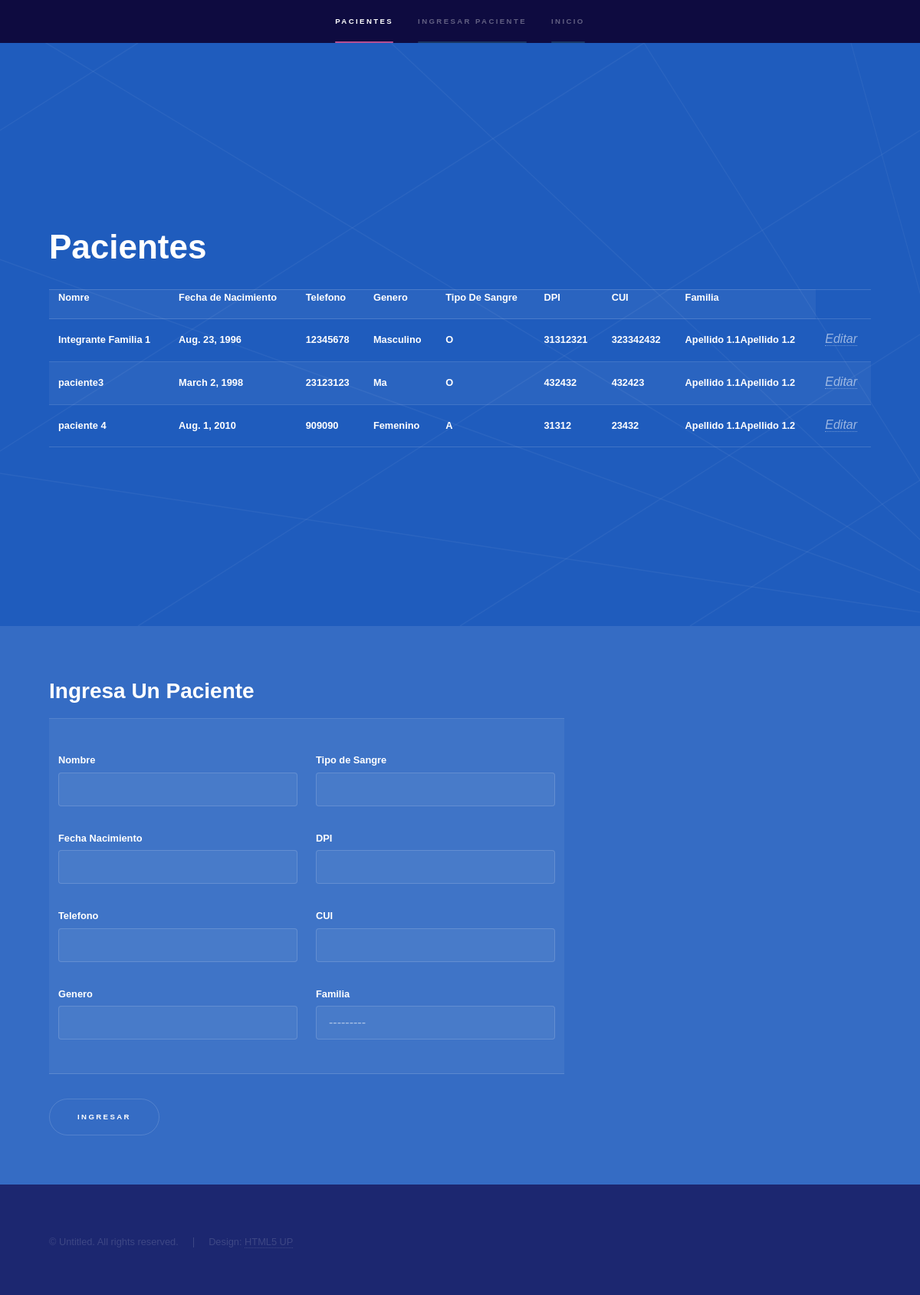
The page /paciente/paciente/ (signed in) on the database its author committed.
### pacientes/models.py (models this page shows, shortened)
class paciente(models.Model):
    nombre = models.CharField(max_length = 45, blank = False)
    fechaNacimiento = models.DateField()
    telefono = models.CharField(max_length = 8 , blank = True)
    genero = models.CharField(max_length = 9 ,blank = False)
    tipoSangre = models.CharField(max_length = 3)
    dpi = models.CharField(max_length = 30 , blank = False)
    cui = models.CharField(max_length = 30 , blank = False)
    idFamilia = models.ForeignKey('familia')

class familia(models.Model):
    primerApellido = models.CharField(max_length = 45 , blank = False)
    segundoApellido = models.CharField(max_length = 45 , blank = False)
    def __str__(self):
        return self.primerApellido + self.segundoApellido

### pacientes/views.py (the view)
# urls.py: url(r'^paciente/',include('pacientes.urls') ),
def paciente(request):
    form = pacienteModelsForms(request.POST or None)
    queryset = modeloPaciente.objects.all()
    if form.is_valid():
        instance = form.save(commit=False)
        instance.save()
        form = pacienteModelsForms()
    context = {
    "form":form,
    "queryset":queryset,
    }
    return render(request,"pacientes/creacionPaciente.html",context)

### pacientes/forms.py
class pacienteModelsForms(forms.ModelForm):
    class Meta:
        model = paciente
        fields = [
        "nombre",
        "fechaNacimiento",
        "telefono",
        "genero",
        "tipoSangre",
        "dpi",
        "cui",
        "idFamilia",
            ]

### templates/pacientes/creacionPaciente.html (shortened to what this page needs)
{% extends  'baseTemplate/base.html'%}
{% block navBar %}
<li><a href="#intro">Pacientes</a></li>
<li><a href="#one">Ingresar Paciente</a></li>
{% endblock %}
{% block apartados %}
  <section id="intro" class="wrapper style1 fullscreen fade-up">
    <div class="inner">
      <h1>Pacientes</h1>
      <table id="paciente">
        <tr>
            <th><h5>Nomre</h5></th>
            <th><h5>Fecha de Nacimiento</h5></th>
            <th><h5>Telefono</h5></th>
            <th><h5>Genero</h5></th>
            <th><h5>Tipo De Sangre</h5></th>
            <th><h5>DPI</h5></th>
            <th><h5>CUI</h5></th>
            <th><h5>Familia</h5></th>
            </tr>
            {% for dato in queryset %}
            <tr>
              <th><h5>{{ dato.nombre }}</h5></th>
              <th><h5>{{dato.fechaNacimiento}}</h5></th>
              <th><h5>{{dato.telefono}}</h5></th>
              <th><h5>{{dato.genero}}</h5></th>
              <th><h5>{{dato.tipoSangre}}</h5></th>
              <th><h5>{{dato.dpi}}</h5></th>
              <th><h5>{{dato.cui}}</h5></th>
              <th><h5>{{dato.idFamilia}}</h5></th>
              <td><a href='editar/{{dato.id}}'><i>Editar</i></a></td>
            </tr>
            {% endfor %}
          </table>
    </div>
  </section>
<section id="one" class="wrapper style2 spotlights">
  <section>
    <div class="content">
      <div class="inner">
        <h2>Ingresa Un Paciente</h2>
        <form method='POST' action=''>{% csrf_token %}
          <table>
            <td>
              <p><h5>Nombre</h5>{{ form.nombre }}</p>
              <p><h5>Fecha Nacimiento</h5>{{form.fechaNacimiento}}</p>
              <p><h5>Telefono</h5>{{form.telefono}}</p>
              <p><h5>Genero</h5>{{form.genero}}</p>
            </td>
            <td>
              <p><h5>Tipo de Sangre</h5>{{form.tipoSangre}}</p>
              <p><h5>DPI</h5>{{form.dpi}}</p>
              <p><h5>CUI</h5>{{form.cui}}</p>
              <p><h5>Familia</h5>{{form.idFamilia}}</p>
            </td>
          </table>
          <input type = "submit" value = "Ingresar" />
        </form>
      </div>
    </div>
  </section>
</section>
{% endblock %}

### rows shown on the page
paciente: nombre "Integrante Familia 1", fechaNacimiento "Aug. 23, 1996", telefono "12345678", genero "Masculino", tipoSangre "O", dpi "31312321", cui "323342432", idFamilia "Apellido 1.1Apellido 1.2"
paciente: nombre "paciente3", fechaNacimiento "March 2, 1998", telefono "23123123", genero "Ma", tipoSangre "O", dpi "432432", cui "432423", idFamilia "Apellido 1.1Apellido 1.2"
paciente: nombre "paciente 4", fechaNacimiento "Aug. 1, 2010", telefono "909090", genero "Femenino", tipoSangre "A", dpi "31312", cui "23432", idFamilia "Apellido 1.1Apellido 1.2"
